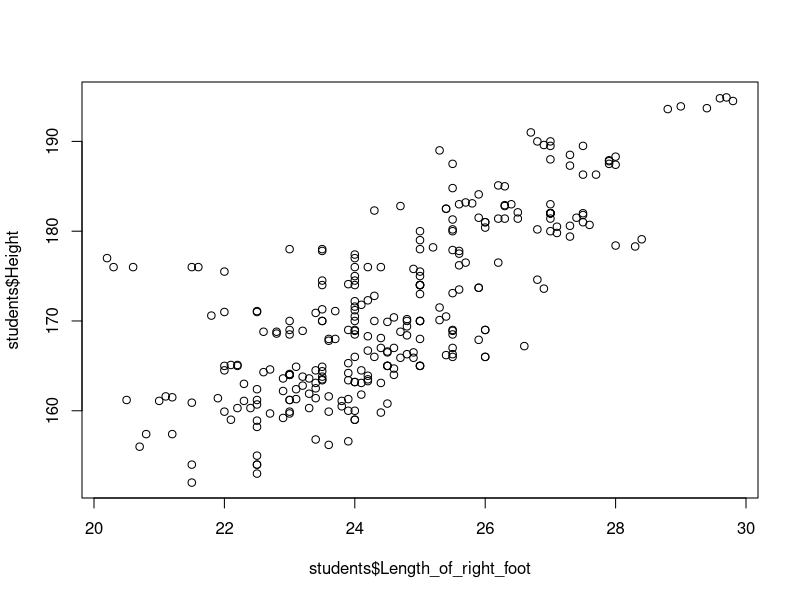
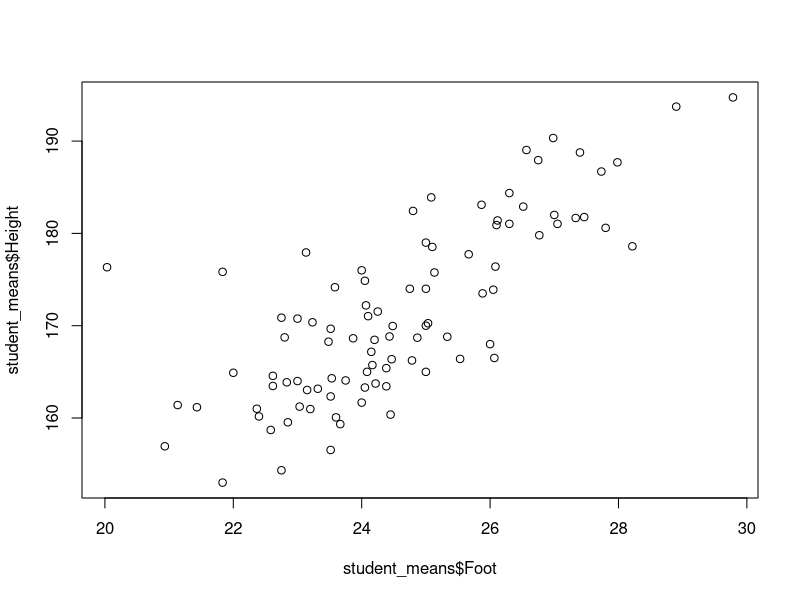
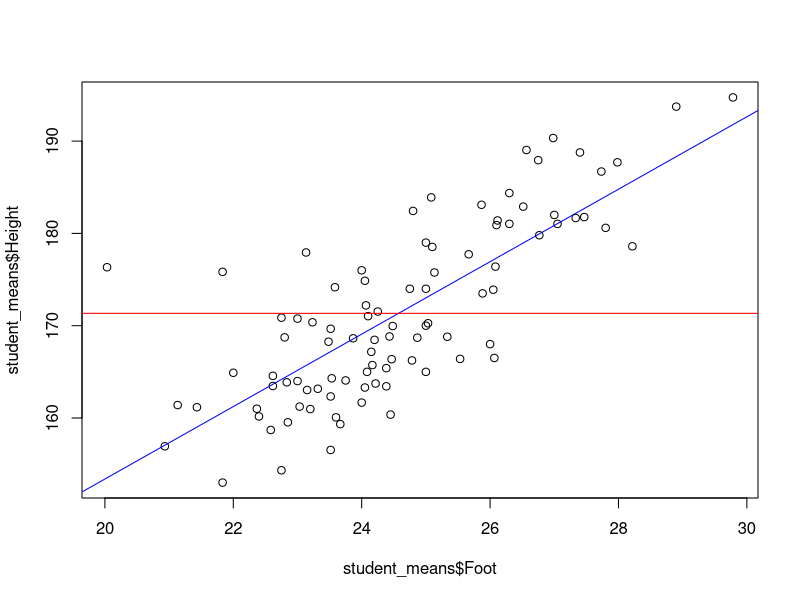
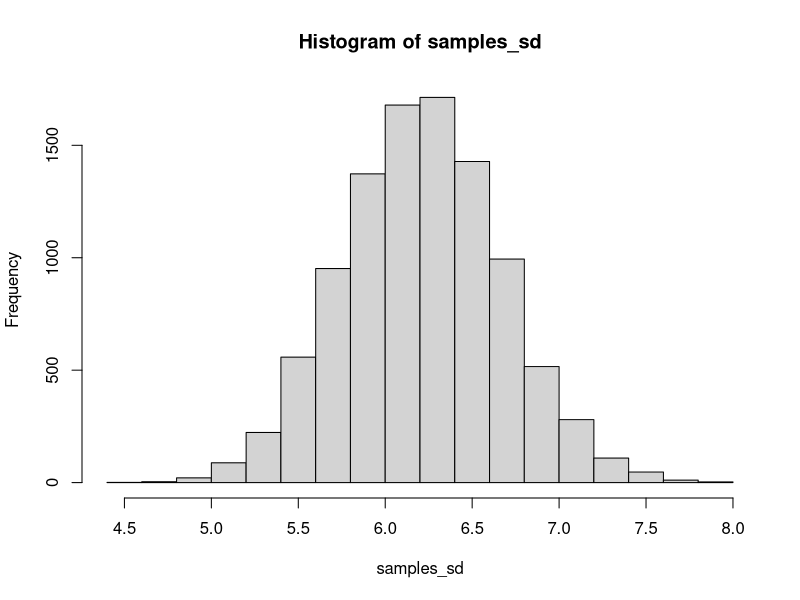
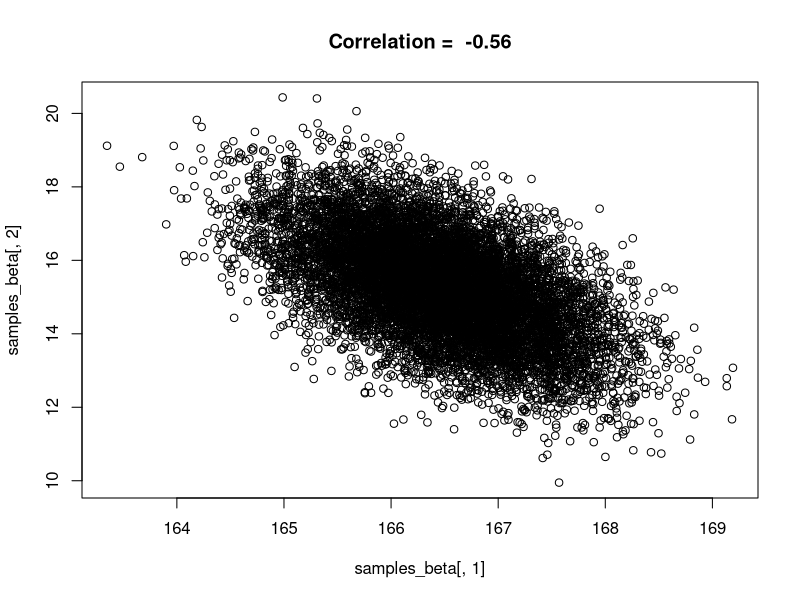
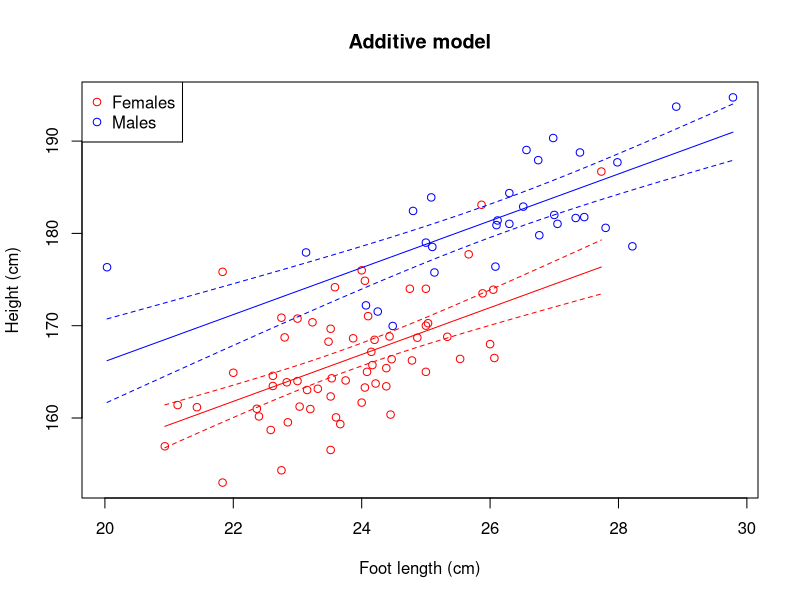
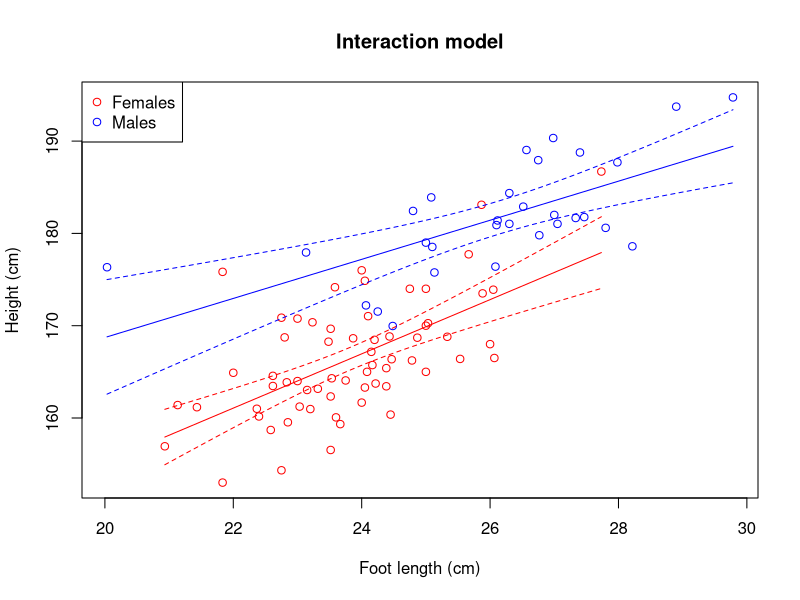

Write R code to recreate these figures, in order.
## ---- chunk 1
knitr::opts_chunk$set(echo = TRUE)
#library(klippy)
## ---- chunk 2
students_2026 = read.delim("MeasurementData_2026.txt", stringsAsFactors = TRUE)
## ---- chunk 3
summary(students_2026)
## ---- chunk 4
students_2020 = read.delim("MeasurementData_2020.txt", stringsAsFactors = TRUE)
students_2023 = read.delim("MeasurementData_2023.txt", stringsAsFactors = TRUE)
students_2025 = read.delim("MeasurementData_2025.txt", stringsAsFactors = TRUE)
students_2020$Year = "year_2020"
students_2023$Year = "year_2023"
students_2025$Year = "year_2025"
students_2026$Year = "year_2026"
students_2020$ID = paste(students_2020$ID, "2020", sep="_")
students_2023$ID = paste(students_2023$ID, "2023", sep="_")
students_2025$ID = paste(students_2025$ID, "2025", sep="_")
students_2026$ID = paste(students_2026$ID, "2026", sep="_")

# all(names(students_2026) == names(students_2025)) # Checking that column names are identical
students = rbind(students_2020, students_2023, students_2025, students_2026)
# summary(students)
# save(students, file = "students.RData")
## ---- chunk 5
plot(students$Length_of_right_foot, students$Height)
## ---- chunk 6
student_means = aggregate(students[,6:13], by=list(students$ID), FUN=mean, na.rm = TRUE)
head(student_means)
## ---- chunk 7
student_means = aggregate(students[,6:13], by=list(students$ID, students$Sex, students$Year), FUN=mean, na.rm = TRUE)
names(student_means)[1:3] = c("ID", "Sex", "Year")
head(student_means)
## ---- chunk 8
student_means$Foot = (student_means$Length_of_right_foot + student_means$Length_of_left_foot)/2
## ---- chunk 9
write.csv(student_means, "student_means.csv")
## ---- chunk 10
plot(student_means$Foot, student_means$Height)
## ---- chunk 11
plot(student_means$Height ~ student_means$Foot) # An alternative way of plotting
lin_reg = lm(Height ~ 1 + Foot, data = student_means) # lm() is a function for fitting a linear model with normal residuals
abline(lin_reg, col="blue")
abline(h = mean(student_means$Height), col="red")
## ---- chunk 12
n = 100
beta_0 = 170
sigma = 5

epsilon = rnorm(n, mean=0, sd=sigma)
height = beta_0 + epsilon

# or just (based on the hierarchical formulation above)

height = rnorm(n, mean=beta_0, sd=sigma)
## ---- chunk 13
fit_1 = lm(Height ~ 1, data = student_means)
## ---- chunk 14
summary(fit_1)
## ---- chunk 15
#mean(student_means$Height[student_means$Sex=="female"])
#sd(student_means$Height[student_means$Sex=="female"])

#with(student_means[student_means$Sex=="male",], mean(Height))
#with(student_means[student_means$Sex=="male",], sd(Height))

(means = tapply(student_means$Height, list(student_means$Sex), mean))
(SDs = tapply(student_means$Height, list(student_means$Sex), sd))
## ---- chunk 16
(SEs = SDs/sqrt(table(student_means$Sex)))
## ---- chunk 17
means[1] + c(-2,2)*SEs[1]
## ---- chunk 18
means[2] + c(-2,2)*SEs[2]
## ---- chunk 19
fit_F = lm(Height ~ 1, data = student_means, subset = Sex=="female")
summary(fit_F)
confint(fit_F)
## ---- chunk 20
fit_M = lm(Height ~ 1, data = student_means, subset = Sex=="male")
summary(fit_M)
confint(fit_M)
## ---- chunk 21
fit_Sex = lm(Height ~ Sex, data = student_means)
summary(fit_Sex)
## ---- chunk 22
fit_Sex_no_int = lm(Height ~ -1 + Sex, data = student_means)
summary(fit_Sex_no_int)
## ---- chunk 23
PredData = data.frame(Sex = c("female", "male"))
## ---- chunk 24
(Predictions = predict(fit_Sex, newdata = PredData, interval = "confidence"))
## ---- chunk 25
(Predictions = predict(fit_Sex, newdata = PredData, interval = "prediction"))
## ---- chunk 26
n_iter = 10000 # Number of iterations
beta = fit_Sex$coef # The parameters in the fixed part of the model (to see what the model object contains, use `str(fit_Sex)`)
res_sd = summary(fit_Sex)$sigma # Estimated residual standard deviation
Sex = student_means$Sex
n = length(Sex)  # Sample size

samples_beta = matrix(nrow=n_iter, ncol=2)  # Empty matrix for storing resampled beta-estimates
for(i in 1:n_iter){
  fixed = ifelse(fit_Sex$model$Sex=="female", beta[1], sum(beta))
  random = rnorm(n, 0, res_sd)
  y = fixed + random
  refit = lm(y ~ Sex)
  samples_beta[i,] = refit$coef
}
## ---- chunk 27
quantile(samples_beta[,1], prob=c(0.025, 0.975)) # The 2.5% and 97.5% quantiles of beta0 (mean height of females)
## ---- chunk 28
quantile(samples_beta[,1] + samples_beta[,2], prob=c(0.025, 0.975)) # same for males
## ---- chunk 29
n_iter = 10000 # Number of iterations
Y = simulate(fit_Sex, nsim = n_iter)

samples_sd = rep(NA,n_iter)  # Empty vectors for storing results
for(i in 1:n_iter){
  refit = lm(Y[,i] ~ student_means$Sex)
  samples_sd[i] = sd(refit$residuals)
}
(CI_sd = quantile(samples_sd, prob=c(0.025, 0.975)))
## ---- chunk 30
hist(samples_sd, 20)
## ---- chunk 31
n_iter = 10000 # Number of iterations
n = nrow(student_means)

samples_males_vs_females = rep(NA,n_iter)  # Empty vectors for storing results
for(i in 1:n_iter){
  resamp_rows = sample(1:n, n, replace = TRUE)
  resamp_data = student_means[resamp_rows,]
  resamp_means = tapply(resamp_data$Height, list(resamp_data$Sex), mean)
  samples_males_vs_females[i] = (resamp_means["male"]/resamp_means["female"] - 1)*100
}
(mean_samples_males_vs_females = mean(samples_males_vs_females))
(CI_samples_males_vs_females = quantile(samples_males_vs_females, prob=c(0.025, 0.975)))
## ---- chunk 32
(table = summary(fit_Sex)$coef)
## ---- chunk 33
plot(samples_beta[,1], samples_beta[,2])
correlation = cor(samples_beta[,1], samples_beta[,2])
title(paste("Correlation = ", round(correlation,2)))
## ---- chunk 34
(vcov_lm = vcov(fit_Sex))
## ---- chunk 35
(vcov_boot = var(samples_beta))
## ---- chunk 36
sqrt(diag(vcov_lm))
## ---- chunk 37
cov2cor(vcov_lm)
## ---- chunk 38
fit_Foot = lm(Height ~ Foot, data = student_means)
## ---- chunk 39
fit_Sex_Foot = lm(Height ~ Sex + Foot, data = student_means)
summary(fit_Sex_Foot)
## ---- chunk 40
mu_F = mean(student_means$Foot[student_means$Sex=="female"])
fit_Sex_Foot = lm(Height ~ Sex + I(Foot-mu_F), data = student_means)
summary(fit_Sex_Foot)
## ---- chunk 41
model_fit = fit_Sex_Foot
Title = "Additive model"
x_range_F = range(student_means$Foot[student_means$Sex=="female"])
x_range_M = range(student_means$Foot[student_means$Sex=="male"])
pred_data_F = data.frame(Sex = "female", Foot = seq(x_range_F[1], x_range_F[2], length.out = 50))
pred_data_M = data.frame(Sex = "male", Foot = seq(x_range_M[1], x_range_M[2], length.out = 50))
pred_data = rbind(pred_data_F, pred_data_M)
pred = predict(model_fit, pred_data, interval = "confidence")
pred = cbind(pred_data, pred)

plot(Height ~ Foot,
     data = student_means,
     type="p",
     xlab="Foot length (cm)",
     ylab = "Height (cm)",
     col = ifelse(Sex=="female", "red", "blue")
)
lines(fit ~ Foot, data = pred, subset = Sex=="female", col="red")
lines(lwr ~ Foot, data = pred, subset = Sex=="female", col="red", lty=2)
lines(upr ~ Foot, data = pred, subset = Sex=="female", col="red", lty=2)
lines(fit ~ Foot, data = pred, subset = Sex=="male", col="blue")
lines(lwr ~ Foot, data = pred, subset = Sex=="male", col="blue", lty=2)
lines(upr ~ Foot, data = pred, subset = Sex=="male", col="blue", lty=2)
legend("topleft", legend=c("Females", "Males"), pch=c(1,1), col = c("red", "blue"))
title(Title)
## ---- chunk 42
fit_Sex_Foot_interaction = lm(Height ~ Sex*Foot, data = student_means)
summary(fit_Sex_Foot_interaction)
## ---- chunk 43
# This chunk is not printed because I have used echo = FALSE. Below, I have made the plot in a slightly different (but equivalent) way than above. In earlier versions of R, the 'data' and 'subset' arguments were not available in the 'plot' function. Hence, the 'with' function was convenient. There are often many ways to do the same thing in R and which way to use is partly a matter of taste - pick a way that you understand and is tidy and transparent (easier to avoid mistakes)

model_fit = fit_Sex_Foot_interaction
Title = "Interaction model"
x_range_F = range(student_means$Foot[student_means$Sex=="female"])
x_range_M = range(student_means$Foot[student_means$Sex=="male"])
pred_data_F = data.frame(Sex = "female", Foot = seq(x_range_F[1], x_range_F[2], length.out = 50))
pred_data_M = data.frame(Sex = "male", Foot = seq(x_range_M[1], x_range_M[2], length.out = 50))
pred_data = rbind(pred_data_F, pred_data_M)
pred = predict(model_fit, pred_data, interval = "confidence")
pred = cbind(pred_data, pred)

with(student_means,
     plot(Foot, Height, type="n", xlab="Foot length (cm)", ylab = "Height (cm)")
     )
with(student_means, points(Foot, Height, col=ifelse(Sex=="female", "red", "blue")))
with(pred[pred$Sex=="female",], lines(Foot, fit, col="red"))
with(pred[pred$Sex=="female",], lines(Foot, lwr, col="red", lty=2))
with(pred[pred$Sex=="female",], lines(Foot, upr, col="red", lty=2))
with(pred[pred$Sex=="male",], lines(Foot, fit, col="blue"))
with(pred[pred$Sex=="male",], lines(Foot, lwr, col="blue", lty=2))
with(pred[pred$Sex=="male",], lines(Foot, upr, col="blue", lty=2))
legend("topleft", legend=c("Females", "Males"), pch=c(1,1), col = c("red", "blue"))
title(Title)
## ---- chunk 44
var_res = var(residuals(fit_Sex_Foot_interaction))
var_pred = var(fitted(fit_Sex_Foot_interaction))
var_tot = var_res + var_pred
var_pred/var_tot # (var_tot - var_res)/var_tot 
## ---- chunk 45
var_res = var(residuals(fit_Sex_Foot_interaction))
var_tot = var(residuals(fit_1)) # = var(student_means$Height)
(var_tot - var_res)/var_tot # = 1-var_res/var_tot 
